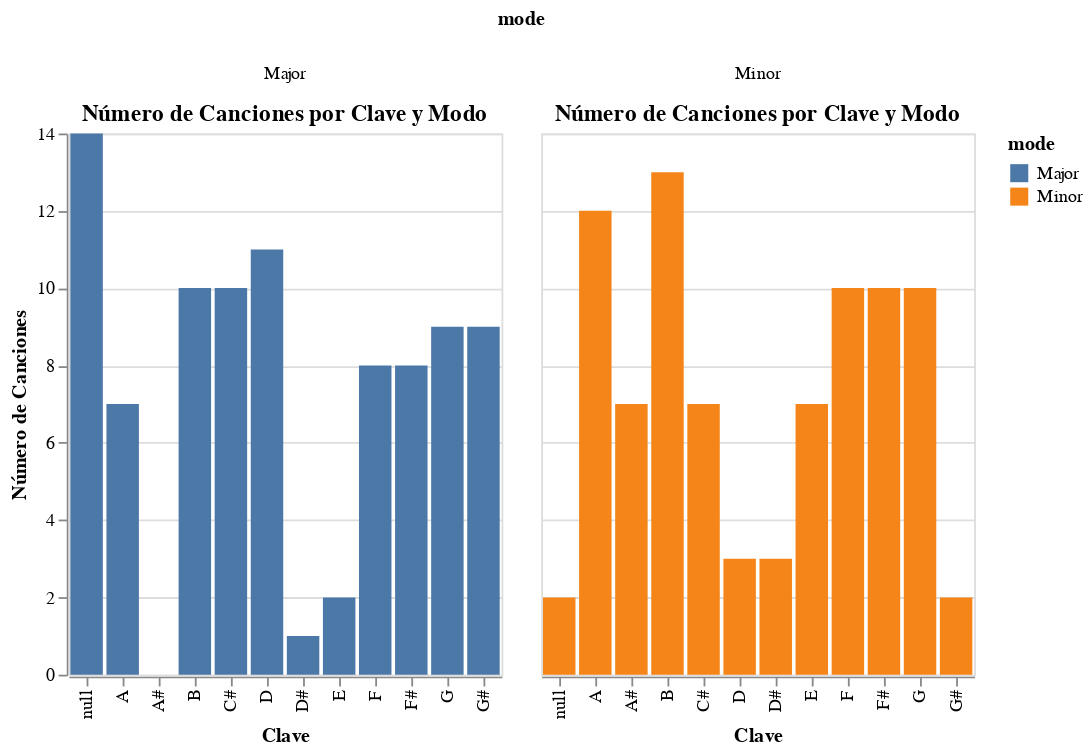

The notebook cell saved with this chart:
### Code cell
# Generar gráficos de barras de conteo de canciones por Clave y Modo
grafico_barras_conteo = alt.Chart(df).mark_bar().encode(
    x=alt.X('key:O', title='Clave'),
    y=alt.Y('count():Q', title='Número de Canciones'),
    color='mode:N',
    tooltip=['key', 'mode', 'count()']
).properties(
    title="Número de Canciones por Clave y Modo"
).facet(
    column='mode:N'
)

# Imprimir los gráficos de barra
grafico_barras_conteo

### Figure 1 — Vega-Lite specification as saved in the notebook (floating-point values rounded to 4 significant figures; data arrays with more than 128 entries replaced by an {"elided": "..."} marker saying what was removed)
{"config": {"view": {"continuousWidth": 400, "continuousHeight": 300}}, "data": {"name": "data-7f13b435520b4e40638147ed93ed790a"}, "facet": {"column": {"field": "mode", "type": "nominal"}}, "spec": {"mark": "bar", "encoding": {"color": {"field": "mode", "type": "nominal"}, "tooltip": [{"field": "key", "type": "nominal"}, {"field": "mode", "type": "nominal"}, {"aggregate": "count", "type": "quantitative"}], "x": {"field": "key", "title": "Clave", "type": "ordinal"}, "y": {"aggregate": "count", "title": "Número de Canciones", "type": "quantitative"}}, "title": "Número de Canciones por Clave y Modo"}, "$schema": "https://vega.github.io/schema/vega-lite/v4.17.0.json", "datasets": {"data-7f13b435520b4e40638147ed93ed790a": {"elided": "175 records"}}}
